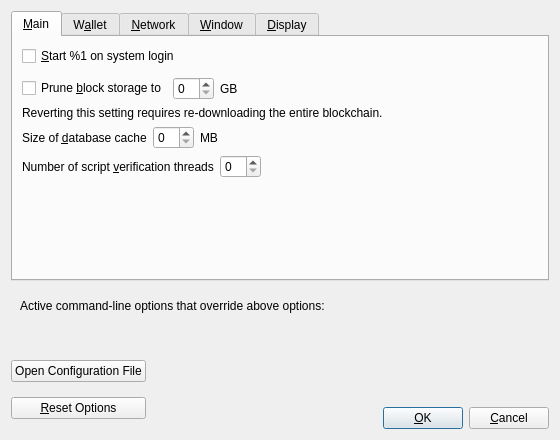
<?xml version="1.0" encoding="UTF-8"?>
<ui version="4.0">
 <class>OptionsDialog</class>
 <widget class="QDialog" name="OptionsDialog">
  <property name="geometry">
   <rect>
    <x>0</x>
    <y>0</y>
    <width>560</width>
    <height>440</height>
   </rect>
  </property>
  <property name="windowTitle">
   <string>Options</string>
  </property>
  <property name="modal">
   <bool>true</bool>
  </property>
  <layout class="QVBoxLayout" name="verticalLayout">
   <item>
    <widget class="QTabWidget" name="tabWidget">
     <property name="currentIndex">
      <number>0</number>
     </property>
     <widget class="QWidget" name="tabMain">
      <attribute name="title">
       <string>&amp;Main</string>
      </attribute>
      <layout class="QVBoxLayout" name="verticalLayout_Main">
       <item>
        <widget class="QCheckBox" name="bitcoinAtStartup">
         <property name="toolTip">
          <string>Automatically start %1 after logging in to the system.</string>
         </property>
         <property name="text">
          <string>&amp;Start %1 on system login</string>
         </property>
        </widget>
       </item>
       <item>
        <spacer name="horizontalSpacer_0_Main">
         <property name="orientation">
          <enum>Qt::Horizontal</enum>
         </property>
         <property name="sizeHint" stdset="0">
          <size>
           <width>40</width>
           <height>5</height>
          </size>
         </property>
        </spacer>
       </item>
       <item>
       <layout class="QHBoxLayout" name="horizontalLayout_Main_Prune">
        <item>
         <widget class="QCheckBox" name="prune">
          <property name="toolTip">
           <string>Disables some advanced features but all blocks will still be fully validated. Reverting this setting requires re-downloading the entire blockchain. Actual disk usage may be somewhat higher.</string>
          </property>
          <property name="text">
           <string>Prune &amp;block storage to</string>
          </property>
         </widget>
        </item>
        <item>
         <widget class="QSpinBox" name="pruneSize"/>
        </item>
         <item>
          <widget class="QLabel" name="pruneSizeUnitLabel">
           <property name="text">
            <string>GB</string>
           </property>
           <property name="textFormat">
            <enum>Qt::PlainText</enum>
           </property>
          </widget>
         </item>
         <item>
          <spacer name="horizontalSpacer_Main_Prune">
           <property name="orientation">
            <enum>Qt::Horizontal</enum>
           </property>
           <property name="sizeHint" stdset="0">
            <size>
             <width>40</width>
             <height>20</height>
            </size>
           </property>
          </spacer>
         </item>
        </layout>
       </item>
       <item>
        <widget class="QLabel" name="pruneWarning">
         <property name="text">
          <string>Reverting this setting requires re-downloading the entire blockchain.</string>
         </property>
         <property name="textFormat">
          <enum>Qt::PlainText</enum>
         </property>
        </widget>
       </item>
       <item>
        <layout class="QHBoxLayout" name="horizontalLayout_2_Main">
         <item>
          <widget class="QLabel" name="databaseCacheLabel">
           <property name="text">
            <string>Size of &amp;database cache</string>
           </property>
           <property name="textFormat">
            <enum>Qt::PlainText</enum>
           </property>
           <property name="buddy">
            <cstring>databaseCache</cstring>
           </property>
          </widget>
         </item>
         <item>
          <widget class="QSpinBox" name="databaseCache"/>
         </item>
         <item>
          <widget class="QLabel" name="databaseCacheUnitLabel">
           <property name="text">
            <string>MB</string>
           </property>
           <property name="textFormat">
            <enum>Qt::PlainText</enum>
           </property>
          </widget>
         </item>
         <item>
          <spacer name="horizontalSpacer_2_Main">
           <property name="orientation">
            <enum>Qt::Horizontal</enum>
           </property>
           <property name="sizeHint" stdset="0">
            <size>
             <width>40</width>
             <height>20</height>
            </size>
           </property>
          </spacer>
         </item>
        </layout>
       </item>
       <item>
        <layout class="QHBoxLayout" name="horizontalLayout_Main_VerifyLabel">
         <item>
          <widget class="QLabel" name="threadsScriptVerifLabel">
           <property name="text">
            <string>Number of script &amp;verification threads</string>
           </property>
           <property name="textFormat">
            <enum>Qt::PlainText</enum>
           </property>
           <property name="buddy">
            <cstring>threadsScriptVerif</cstring>
           </property>
          </widget>
         </item>
         <item>
          <widget class="QSpinBox" name="threadsScriptVerif">
           <property name="toolTip">
            <string>(0 = auto, &lt;0 = leave that many cores free)</string>
           </property>
          </widget>
         </item>
         <item>
          <spacer name="horizontalSpacer_Main_Threads">
           <property name="orientation">
            <enum>Qt::Horizontal</enum>
           </property>
           <property name="sizeHint" stdset="0">
            <size>
             <width>40</width>
             <height>20</height>
            </size>
           </property>
          </spacer>
         </item>
        </layout>
       </item>
       <item>
        <spacer name="verticalSpacer_Main">
         <property name="orientation">
          <enum>Qt::Vertical</enum>
         </property>
         <property name="sizeHint" stdset="0">
          <size>
           <width>20</width>
           <height>40</height>
          </size>
         </property>
        </spacer>
       </item>
      </layout>
     </widget>
     <widget class="QWidget" name="tabWallet">
      <attribute name="title">
       <string>W&amp;allet</string>
      </attribute>
      <layout class="QVBoxLayout" name="verticalLayout_Wallet">
       <item>
        <widget class="QGroupBox" name="groupBox">
         <property name="title">
          <string>Expert</string>
         </property>
         <layout class="QVBoxLayout" name="verticalLayout_2">
          <item>
           <widget class="QCheckBox" name="coinControlFeatures">
            <property name="toolTip">
             <string>Whether to show coin control features or not.</string>
            </property>
            <property name="text">
             <string>Enable coin &amp;control features</string>
            </property>
           </widget>
          </item>
          <item>
           <widget class="QCheckBox" name="spendZeroConfChange">
            <property name="toolTip">
             <string>If you disable the spending of unconfirmed change, the change from a transaction cannot be used until that transaction has at least one confirmation. This also affects how your balance is computed.</string>
            </property>
            <property name="text">
             <string>&amp;Spend unconfirmed change</string>
            </property>
           </widget>
          </item>
         </layout>
        </widget>
       </item>
       <item>
        <spacer name="verticalSpacer_Wallet">
         <property name="orientation">
          <enum>Qt::Vertical</enum>
         </property>
         <property name="sizeHint" stdset="0">
          <size>
           <width>20</width>
           <height>40</height>
          </size>
         </property>
        </spacer>
       </item>
      </layout>
     </widget>
     <widget class="QWidget" name="tabNetwork">
      <attribute name="title">
       <string>&amp;Network</string>
      </attribute>
      <layout class="QVBoxLayout" name="verticalLayout_Network">
       <item>
         <layout class="QHBoxLayout" name="horizontalLayout_0_Network">
           <item>
            <widget class="QCheckBox" name="mapPortUpnp">
             <property name="toolTip">
              <string>Automatically open the Bitcoin client port on the router. This only works when your router supports UPnP and it is enabled.</string>
             </property>
             <property name="text">
              <string>Map port using &amp;UPnP</string>
             </property>
            </widget>
           </item>
           <item>
            <widget class="QLabel" name="mapPortPortLabel">
             <property name="text">
              <string>Port:</string>
             </property>
             <property name="textFormat">
              <enum>Qt::PlainText</enum>
             </property>
             <property name="buddy">
              <cstring>Upnp Port</cstring>
             </property>
            </widget>
           </item>
           <item>
            <widget class="QLineEdit" name="mapPortPort">
             <property name="minimumSize">
              <size>
               <width>55</width>
               <height>0</height>
              </size>
             </property>
             <property name="maximumSize">
              <size>
               <width>55</width>
               <height>16777215</height>
              </size>
             </property>
             <property name="toolTip">
              <string>Port to use for Upnp (e.g. 9050)</string>
             </property>
            </widget>
           </item>
         </layout>
       </item>
       <item>
        <widget class="QCheckBox" name="allowIncoming">
         <property name="toolTip">
          <string>Accept connections from outside.</string>
         </property>
         <property name="text">
          <string>Allow incomin&amp;g connections</string>
         </property>
        </widget>
       </item>
       <item>
        <widget class="QCheckBox" name="connectSocks">
         <property name="toolTip">
          <string>Connect to the Bitcoin network through a SOCKS5 proxy.</string>
         </property>
         <property name="text">
          <string>&amp;Connect through SOCKS5 proxy (default proxy):</string>
         </property>
        </widget>
       </item>
       <item>
        <layout class="QHBoxLayout" name="horizontalLayout_1_Network">
         <item>
          <widget class="QLabel" name="proxyIpLabel">
           <property name="text">
            <string>Proxy &amp;IP:</string>
           </property>
           <property name="textFormat">
            <enum>Qt::PlainText</enum>
           </property>
           <property name="buddy">
            <cstring>proxyIp</cstring>
           </property>
          </widget>
         </item>
         <item>
          <widget class="QValidatedLineEdit" name="proxyIp">
           <property name="minimumSize">
            <size>
             <width>140</width>
             <height>0</height>
            </size>
           </property>
           <property name="maximumSize">
            <size>
             <width>140</width>
             <height>16777215</height>
            </size>
           </property>
           <property name="toolTip">
            <string>IP address of the proxy (e.g. IPv4: 127.0.0.1 / IPv6: ::1)</string>
           </property>
          </widget>
         </item>
         <item>
          <widget class="QLabel" name="proxyPortLabel">
           <property name="text">
            <string>&amp;Port:</string>
           </property>
           <property name="textFormat">
            <enum>Qt::PlainText</enum>
           </property>
           <property name="buddy">
            <cstring>proxyPort</cstring>
           </property>
          </widget>
         </item>
         <item>
          <widget class="QLineEdit" name="proxyPort">
           <property name="minimumSize">
            <size>
             <width>55</width>
             <height>0</height>
            </size>
           </property>
           <property name="maximumSize">
            <size>
             <width>55</width>
             <height>16777215</height>
            </size>
           </property>
           <property name="toolTip">
            <string>Port of the proxy (e.g. 9050)</string>
           </property>
          </widget>
         </item>
         <item>
          <spacer name="horizontalSpacer_1_Network">
           <property name="orientation">
            <enum>Qt::Horizontal</enum>
           </property>
           <property name="sizeHint" stdset="0">
            <size>
             <width>40</width>
             <height>20</height>
            </size>
           </property>
          </spacer>
         </item>
        </layout>
       </item>
       <item>
        <layout class="QHBoxLayout" name="horizontalLayout_2_Network">
         <item>
          <widget class="QLabel" name="proxyActiveNets">
           <property name="text">
            <string>Used for reaching peers via:</string>
           </property>
           <property name="textFormat">
            <enum>Qt::PlainText</enum>
           </property>
          </widget>
         </item>
         <item>
          <widget class="QCheckBox" name="proxyReachIPv4">
           <property name="enabled">
            <bool>false</bool>
           </property>
           <property name="toolTip">
            <string>Shows if the supplied default SOCKS5 proxy is used to reach peers via this network type.</string>
           </property>
           <property name="text">
            <string/>
           </property>
          </widget>
         </item>
         <item>
          <widget class="QLabel" name="proxyReachIPv4Label">
           <property name="text">
            <string>IPv4</string>
           </property>
           <property name="textFormat">
            <enum>Qt::PlainText</enum>
           </property>
          </widget>
         </item>
         <item>
          <widget class="QCheckBox" name="proxyReachIPv6">
           <property name="enabled">
            <bool>false</bool>
           </property>
           <property name="toolTip">
            <string>Shows if the supplied default SOCKS5 proxy is used to reach peers via this network type.</string>
           </property>
           <property name="text">
            <string/>
           </property>
          </widget>
         </item>
         <item>
          <widget class="QLabel" name="proxyReachIPv6Label">
           <property name="text">
            <string>IPv6</string>
           </property>
           <property name="textFormat">
            <enum>Qt::PlainText</enum>
           </property>
          </widget>
         </item>
         <item>
          <widget class="QCheckBox" name="proxyReachTor">
           <property name="enabled">
            <bool>false</bool>
           </property>
           <property name="toolTip">
            <string>Shows if the supplied default SOCKS5 proxy is used to reach peers via this network type.</string>
           </property>
           <property name="text">
            <string/>
           </property>
          </widget>
         </item>
         <item>
          <widget class="QLabel" name="proxyReachTorLabel">
           <property name="text">
            <string>Tor</string>
           </property>
           <property name="textFormat">
            <enum>Qt::PlainText</enum>
           </property>
          </widget>
         </item>
         <item>
          <spacer name="horizontalSpacer_2_Network">
           <property name="orientation">
            <enum>Qt::Horizontal</enum>
           </property>
           <property name="sizeHint" stdset="0">
            <size>
             <width>40</width>
             <height>20</height>
            </size>
           </property>
          </spacer>
         </item>
        </layout>
       </item>
       <item>
        <widget class="QCheckBox" name="connectSocksTor">
         <property name="toolTip">
          <string>Connect to the Bitcoin network through a separate SOCKS5 proxy for Tor hidden services.</string>
         </property>
         <property name="text">
          <string>Use separate SOCKS&amp;5 proxy to reach peers via Tor hidden services:</string>
         </property>
        </widget>
       </item>
       <item>
        <layout class="QHBoxLayout" name="horizontalLayout_3_Network">
         <item>
          <widget class="QLabel" name="proxyIpTorLabel">
           <property name="text">
            <string>Proxy &amp;IP:</string>
           </property>
           <property name="textFormat">
            <enum>Qt::PlainText</enum>
           </property>
           <property name="buddy">
            <cstring>proxyIpTor</cstring>
           </property>
          </widget>
         </item>
         <item>
          <widget class="QValidatedLineEdit" name="proxyIpTor">
           <property name="minimumSize">
            <size>
             <width>140</width>
             <height>0</height>
            </size>
           </property>
           <property name="maximumSize">
            <size>
             <width>140</width>
             <height>16777215</height>
            </size>
           </property>
           <property name="toolTip">
            <string>IP address of the proxy (e.g. IPv4: 127.0.0.1 / IPv6: ::1)</string>
           </property>
          </widget>
         </item>
         <item>
          <widget class="QLabel" name="proxyPortTorLabel">
           <property name="text">
            <string>&amp;Port:</string>
           </property>
           <property name="textFormat">
            <enum>Qt::PlainText</enum>
           </property>
           <property name="buddy">
            <cstring>proxyPortTor</cstring>
           </property>
          </widget>
         </item>
         <item>
          <widget class="QLineEdit" name="proxyPortTor">
           <property name="minimumSize">
            <size>
             <width>55</width>
             <height>0</height>
            </size>
           </property>
           <property name="maximumSize">
            <size>
             <width>55</width>
             <height>16777215</height>
            </size>
           </property>
           <property name="toolTip">
            <string>Port of the proxy (e.g. 9050)</string>
           </property>
          </widget>
         </item>
         <item>
          <spacer name="horizontalSpacer_4_Network">
           <property name="orientation">
            <enum>Qt::Horizontal</enum>
           </property>
           <property name="sizeHint" stdset="0">
            <size>
             <width>40</width>
             <height>20</height>
            </size>
           </property>
          </spacer>
         </item>
        </layout>
       </item>
       <item>
        <spacer name="verticalSpacer_Network">
         <property name="orientation">
          <enum>Qt::Vertical</enum>
         </property>
         <property name="sizeHint" stdset="0">
          <size>
           <width>20</width>
           <height>40</height>
          </size>
         </property>
        </spacer>
       </item>
      </layout>
     </widget>
     <widget class="QWidget" name="tabWindow">
      <attribute name="title">
       <string>&amp;Window</string>
      </attribute>
      <layout class="QVBoxLayout" name="verticalLayout_Window">
       <item>
        <widget class="QCheckBox" name="hideTrayIcon">
         <property name="toolTip">
          <string>Hide the icon from the system tray.</string>
         </property>
         <property name="text">
          <string>&amp;Hide tray icon</string>
         </property>
        </widget>
       </item>
       <item>
        <widget class="QCheckBox" name="minimizeToTray">
         <property name="toolTip">
          <string>Show only a tray icon after minimizing the window.</string>
         </property>
         <property name="text">
          <string>&amp;Minimize to the tray instead of the taskbar</string>
         </property>
        </widget>
       </item>
       <item>
        <widget class="QCheckBox" name="minimizeOnClose">
         <property name="toolTip">
          <string>Minimize instead of exit the application when the window is closed. When this option is enabled, the application will be closed only after selecting Exit in the menu.</string>
         </property>
         <property name="text">
          <string>M&amp;inimize on close</string>
         </property>
        </widget>
       </item>
       <item>
        <spacer name="verticalSpacer_Window">
         <property name="orientation">
          <enum>Qt::Vertical</enum>
         </property>
         <property name="sizeHint" stdset="0">
          <size>
           <width>20</width>
           <height>40</height>
          </size>
         </property>
        </spacer>
       </item>
      </layout>
     </widget>
     <widget class="QWidget" name="tabDisplay">
      <attribute name="title">
       <string>&amp;Display</string>
      </attribute>
      <layout class="QVBoxLayout" name="verticalLayout_Display">
       <item>
        <layout class="QHBoxLayout" name="horizontalLayout_1_Display">
         <item>
          <widget class="QLabel" name="langLabel">
           <property name="text">
            <string>User Interface &amp;language:</string>
           </property>
           <property name="textFormat">
            <enum>Qt::PlainText</enum>
           </property>
           <property name="buddy">
            <cstring>lang</cstring>
           </property>
          </widget>
         </item>
         <item>
          <widget class="QValueComboBox" name="lang">
           <property name="toolTip">
            <string>The user interface language can be set here. This setting will take effect after restarting %1.</string>
           </property>
          </widget>
         </item>
        </layout>
       </item>
       <item>
        <layout class="QHBoxLayout" name="horizontalLayout_2_Display">
         <item>
          <widget class="QLabel" name="unitLabel">
           <property name="text">
            <string>&amp;Unit to show amounts in:</string>
           </property>
           <property name="textFormat">
            <enum>Qt::PlainText</enum>
           </property>
           <property name="buddy">
            <cstring>unit</cstring>
           </property>
          </widget>
         </item>
         <item>
          <widget class="QValueComboBox" name="unit">
           <property name="toolTip">
            <string>Choose the default subdivision unit to show in the interface and when sending coins.</string>
           </property>
          </widget>
         </item>
        </layout>
       </item>
       <item>
        <layout class="QHBoxLayout" name="horizontalLayout_3_Display">
         <item>
          <widget class="QLabel" name="thirdPartyTxUrlsLabel">
           <property name="toolTip">
            <string>Third party URLs (e.g. a block explorer) that appear in the transactions tab as context menu items. %s in the URL is replaced by transaction hash. Multiple URLs are separated by vertical bar |.</string>
           </property>
           <property name="text">
            <string>&amp;Third party transaction URLs</string>
           </property>
           <property name="buddy">
            <cstring>thirdPartyTxUrls</cstring>
           </property>
          </widget>
         </item>
         <item>
          <widget class="QLineEdit" name="thirdPartyTxUrls">
           <property name="toolTip">
            <string>Third party URLs (e.g. a block explorer) that appear in the transactions tab as context menu items. %s in the URL is replaced by transaction hash. Multiple URLs are separated by vertical bar |.</string>
           </property>
          </widget>
         </item>
        </layout>
       </item>
       <item>
        <spacer name="verticalSpacer_Display">
         <property name="orientation">
          <enum>Qt::Vertical</enum>
         </property>
         <property name="sizeHint" stdset="0">
          <size>
           <width>20</width>
           <height>40</height>
          </size>
         </property>
        </spacer>
       </item>
      </layout>
     </widget>
    </widget>
   </item>
   <item>
    <widget class="QFrame" name="frame">
     <layout class="QVBoxLayout" name="verticalLayout_Bottom">
      <item>
       <layout class="QHBoxLayout" name="horizontalLayout_Bottom">
        <item>
         <widget class="QLabel" name="overriddenByCommandLineInfoLabel">
          <property name="text">
           <string>Active command-line options that override above options:</string>
          </property>
          <property name="textFormat">
           <enum>Qt::PlainText</enum>
          </property>
         </widget>
        </item>
        <item>
         <spacer name="horizontalSpacer_Bottom">
          <property name="orientation">
           <enum>Qt::Horizontal</enum>
          </property>
          <property name="sizeHint" stdset="0">
           <size>
            <width>40</width>
            <height>20</height>
           </size>
          </property>
         </spacer>
        </item>
       </layout>
      </item>
      <item>
       <widget class="QLabel" name="overriddenByCommandLineLabel">
        <property name="text">
         <string/>
        </property>
        <property name="textFormat">
         <enum>Qt::PlainText</enum>
        </property>
        <property name="wordWrap">
         <bool>true</bool>
        </property>
       </widget>
      </item>
     </layout>
    </widget>
   </item>
   <item>
    <layout class="QHBoxLayout" name="horizontalLayout_Buttons">
     <item>
      <layout class="QVBoxLayout" name="verticalLayout_Buttons">
       <item>
        <widget class="QPushButton" name="openBitcoinConfButton">
         <property name="toolTip">
          <string>Open the %1 configuration file from the working directory.</string>
         </property>
         <property name="text">
          <string>Open Configuration File</string>
         </property>
         <property name="autoDefault">
          <bool>false</bool>
         </property>
        </widget>
       </item>
       <item>
        <widget class="QPushButton" name="resetButton">
         <property name="toolTip">
          <string>Reset all client options to default.</string>
         </property>
         <property name="text">
          <string>&amp;Reset Options</string>
         </property>
         <property name="autoDefault">
          <bool>false</bool>
         </property>
        </widget>
       </item>
      </layout>
     </item>
     <item>
      <spacer name="horizontalSpacer_1">
       <property name="orientation">
        <enum>Qt::Horizontal</enum>
       </property>
       <property name="sizeHint" stdset="0">
        <size>
         <width>40</width>
         <height>48</height>
        </size>
       </property>
      </spacer>
     </item>
     <item>
      <widget class="QLabel" name="statusLabel">
       <property name="minimumSize">
        <size>
         <width>200</width>
         <height>0</height>
        </size>
       </property>
       <property name="font">
        <font>
         <weight>75</weight>
         <bold>true</bold>
        </font>
       </property>
       <property name="text">
        <string/>
       </property>
       <property name="textFormat">
        <enum>Qt::PlainText</enum>
       </property>
       <property name="wordWrap">
        <bool>true</bool>
       </property>
      </widget>
     </item>
     <item>
      <spacer name="horizontalSpacer_2">
       <property name="orientation">
        <enum>Qt::Horizontal</enum>
       </property>
       <property name="sizeHint" stdset="0">
        <size>
         <width>40</width>
         <height>48</height>
        </size>
       </property>
      </spacer>
     </item>
     <item>
      <layout class="QVBoxLayout" name="verticalLayout_4">
       <item>
        <spacer name="verticalSpacer">
         <property name="orientation">
          <enum>Qt::Vertical</enum>
         </property>
         <property name="sizeHint" stdset="0">
          <size>
           <width>20</width>
           <height>40</height>
          </size>
         </property>
        </spacer>
       </item>
       <item>
        <layout class="QHBoxLayout" name="horizontalLayout">
         <item>
          <widget class="QPushButton" name="okButton">
           <property name="text">
            <string>&amp;OK</string>
           </property>
           <property name="autoDefault">
            <bool>false</bool>
           </property>
           <property name="default">
            <bool>true</bool>
           </property>
          </widget>
         </item>
         <item>
          <widget class="QPushButton" name="cancelButton">
           <property name="text">
            <string>&amp;Cancel</string>
           </property>
           <property name="autoDefault">
            <bool>false</bool>
           </property>
          </widget>
         </item>
        </layout>
       </item>
      </layout>
     </item>
    </layout>
   </item>
  </layout>
 </widget>
 <customwidgets>
  <customwidget>
   <class>QValidatedLineEdit</class>
   <extends>QLineEdit</extends>
   <header>qt/qvalidatedlineedit.h</header>
  </customwidget>
  <customwidget>
   <class>QValueComboBox</class>
   <extends>QComboBox</extends>
   <header>qt/qvaluecombobox.h</header>
  </customwidget>
 </customwidgets>
 <resources/>
 <connections/>
</ui>
